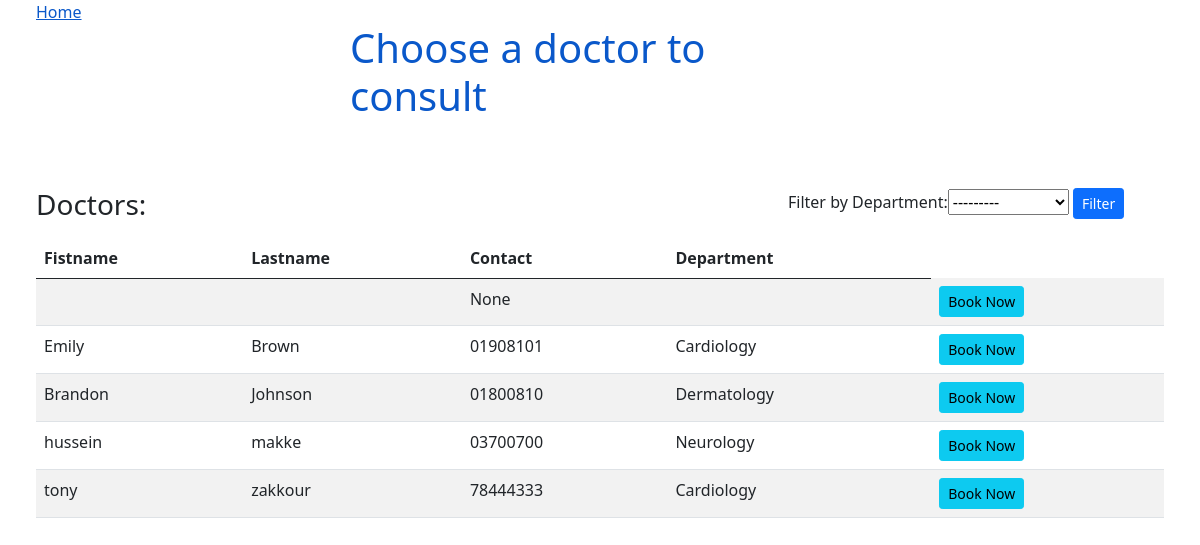
Page /listofdoctors/ on the committed database.
### appointments/models.py (models this page shows, shortened)
class Doctor(models.Model):
    Departments = [
        ("Cardiology", "Cardiology"),
        ("Neurology", "Neurology"),
        ("Dermatology", "Dermatology"),
        ("Cancer", "Cancer"),
        ("Psychiatric" , "Psychiatric")
    ]
    user = models.OneToOneField(User, on_delete=models.CASCADE ,null= True)
    firstname =models.CharField(max_length=200)
    lastname = models.CharField(max_length=200)
    address = models.CharField(max_length=200, null= True)
    mobile = models.CharField(max_length=100,null=True)
    department= models.CharField(max_length=100, choices= Departments)
    status = models.BooleanField(default=True)
    zoom_link = models.CharField(max_length= 300, null= True)

### listofdoctors/views.py (the view)
# urls.py: path('listofdoctors/', views.listdoctors),
def listdoctors(request): #get all data from dbs
	doctors= Doctor.objects.order_by('lastname') #Organization.objects.all()
	if request.method == 'GET': #Filter
		doctorsFilter= DoctorFilter(request.GET, queryset=doctors)
		doctors= doctorsFilter.qs
	else:
		doctorsFilter= DoctorFilter()
	return render(request, 'doctors_list.html', {'doctors':doctors, 'doctorsFilter':doctorsFilter})

### templates/doctors_list.html (shortened to what this page needs)
<!DOCTYPE html>
<html>
<head>
    <link href="https://cdn.jsdelivr.net/npm/bootstrap@5.0.0-beta3/dist/css/bootstrap.min.css" rel="stylesheet">
</head>
<body>
<a href='/' style="padding: 3%;">Home</a>
<div class="mx-auto" style="width: 500px;">
    <h1 style="color: #0a58ca;">Choose a doctor to consult</h1>
</div>
<br>
<div  style="padding: 3%;">
<div class="card-title row">
    <h3 class="col" style="display: !inline; margin-right: -20%; ">Doctors:</h3>
    <form method="GET" class="col" style="max-width: 400px;">
        Filter by
        {{ doctorsFilter.form  }}
        <button class="btn btn-primary btn-sm" type="submit">Filter</button>
    </form>
</div>
{%  if doctors.count > 0  %}
    <table class="table table-striped">
        <thead>
            <tr>
                <th>Fistname</th>
                <th>Lastname</th>
                <th>Contact</th>
                <th>Department</th>
            </tr>
        </thead>
        <tbody>
            {%  for user in doctors  %}
            <tr>
                <td>{{ user.firstname  }}</td>
                <td>{{ user.lastname  }}</td>
                <td>{{ user.mobile }}</td>
                <td>{{  user.department  }}</td>
                <td>
                    <a class="btn btn-info btn-sm" href="/appointment/booksystem/{{user.id}}">Book Now</a>
                </td>
            </tr>
            {%  endfor  %}
        </tbody>
    </table>
{% else %}
<i>Empty</i>
{%  endif  %}
</div>
</body>
</html>

### rows in the picture
Doctor: mobile "None"
Doctor: firstname "Emily", lastname "Brown", mobile "01908101", department "Cardiology"
Doctor: firstname "Brandon", lastname "Johnson", mobile "01800810", department "Dermatology"
Doctor: firstname "hussein", lastname "makke", mobile "03700700", department "Neurology"
Doctor: firstname "tony", lastname "zakkour", mobile "78444333", department "Cardiology"
